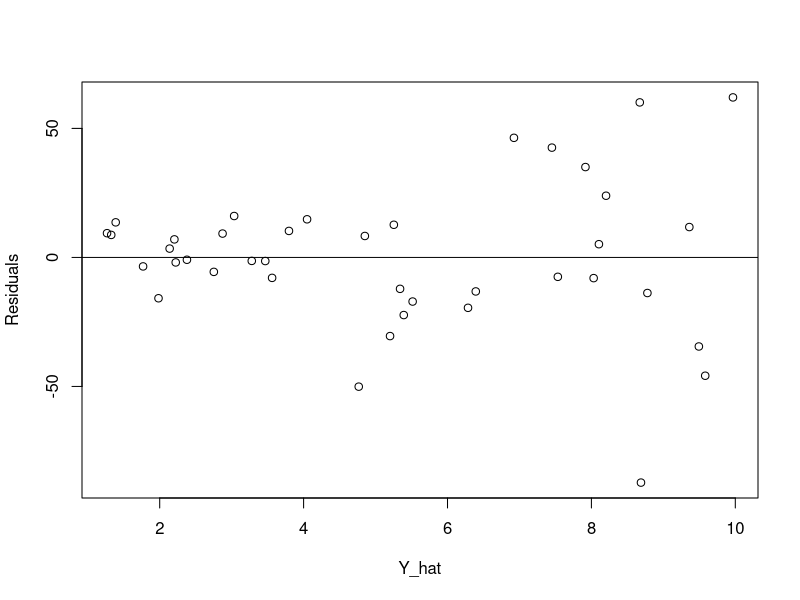
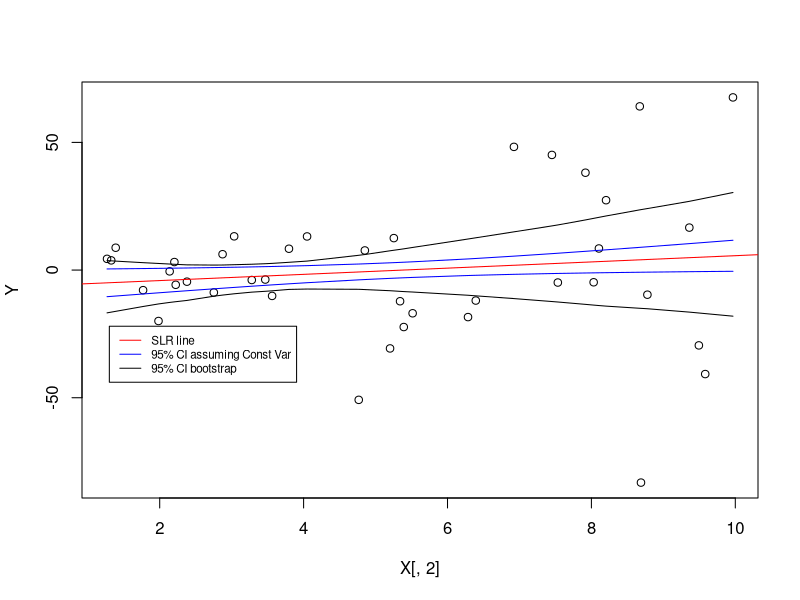

The R source for these figures, in order:
n<-40
beta <- matrix(c(-1.89, 1.68), ncol=1)
X<-cbind(rep(1,n), runif(n,1,10))
head(X)
error = rep(NA,n)

for (i in 1:n)
{
error[i]<- rnorm(1,mean= 0,sd=X[i,2]*6)
}
head(error)

Y<-X%*%beta+error
beta_hat <- solve(t(X)%*%X)%*%t(X)%*%Y
View(beta_hat)

Y_hat <- X%*% beta_hat
residuals= Y-Y_hat
plot(X[,2], residuals, xlab='Y_hat', ylab='Residuals' )
abline(h=0)

xtx_inv <- solve(t(X)%*%X)
sigma2_hat <-crossprod(Y-X%*%beta_hat)/(n-1)
#View(sigma2_hat)
#var_beta <- as.numeric(sigma2_hat)*xtx_inv
var_yhat <-as.numeric(sigma2_hat)*X%*%xtx_inv%*%t(X)
#View(var_yhat)
alpha <-0.5
ts<-sapply(c(alpha/2, 1-alpha/2), qt, df=n-1)
bounds <- sapply(ts,function(t){t*sqrt(diag(var_yhat))})
#View(bounds)
#beta_CI <- matrix(rep(beta_hat,2), ncol=2)+bounds
#View(beta_CI)
Y_upperbound <- Y_hat+bounds[,1] #X%*%beta_CI
Y_lowerbound <- Y_hat+bounds[,2]

#bootstrap
B<-1000
output_boot<-matrix(NA, ncol=2, nrow=B)
for (i in 1:B)
{
boot_ind <-sample(1:n,n, replace=TRUE)
boot_x<-X[boot_ind,]
boot_y<-Y[boot_ind,]
boot_slr <-lm(boot_y~ boot_x-1)
output_boot[i,] <-boot_slr$coefficients
}

#View(output_boot)
#summary(output_boot)
#str(output_boot)
Y_boot <- output_boot%*%t(X)
head(Y_boot)
Yboot_bounds <-apply(Y_boot,2,quantile,c(0.025,0.975))
#View(Yboot_bounds)

Yboot_upperbound <- Yboot_bounds[1,] #X%*%beta_CI
Yboot_lowerbound <- Yboot_bounds[2,]

plot(X[,2],Y)
slr <-lm(Y~X[,2])
summary(slr)
abline(a=slr$coefficients[1], b= slr$coefficients[2], col = 'red')
lines((smooth.spline(X[,2],Y_upperbound, spar=0.35)),col="blue")
lines((smooth.spline(X[,2],Y_lowerbound, spar=0.35)),col="blue")
lines((smooth.spline(X[,2],Yboot_upperbound, spar=0.35)),col="black")
lines((smooth.spline(X[,2],Yboot_lowerbound, spar=0.35)),col="black")
legend(1.3,-22, legend=c("SLR line", "95% CI assuming Const Var","95% CI bootstrap"),
       col=c("red", "blue",'black'), lty=1:1, cex=0.7)
